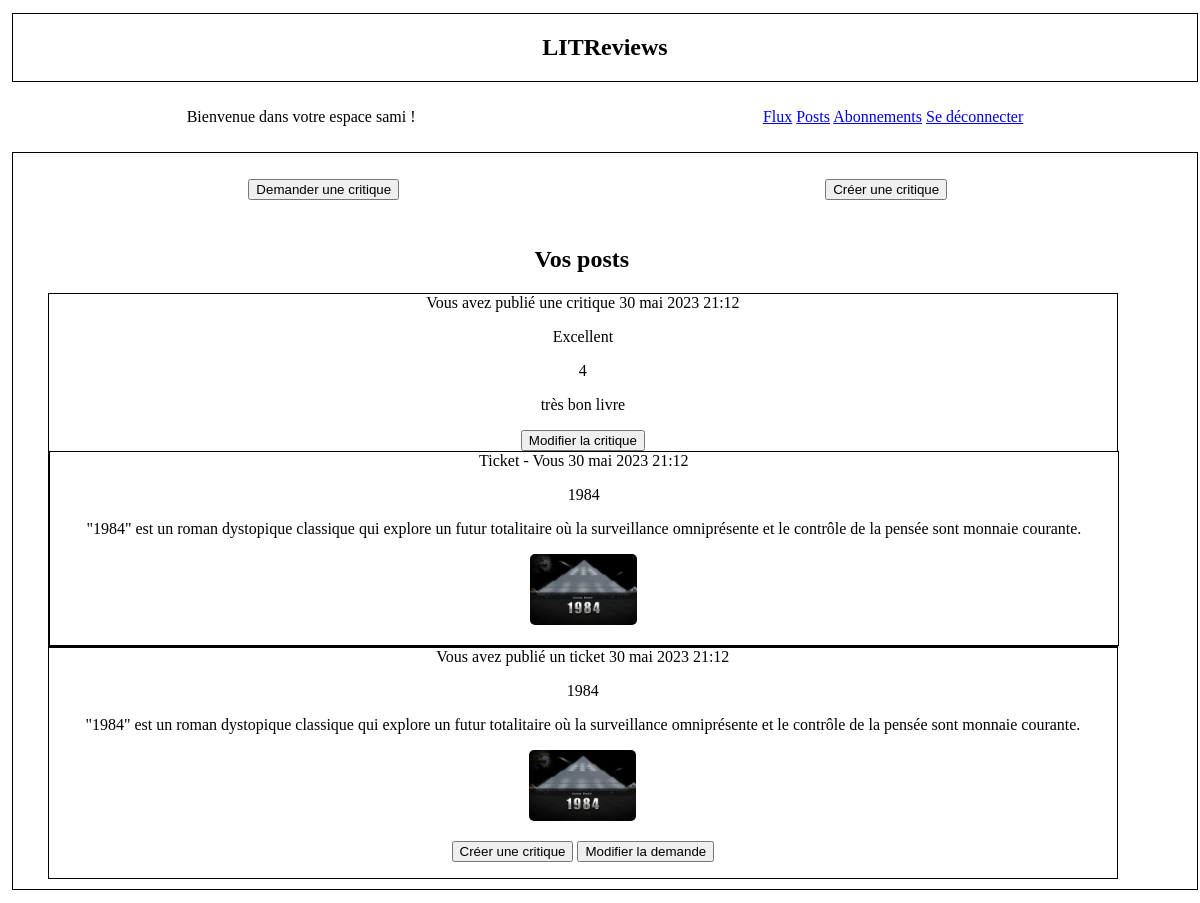
Before: /posts/ (signed in) with the older database file.
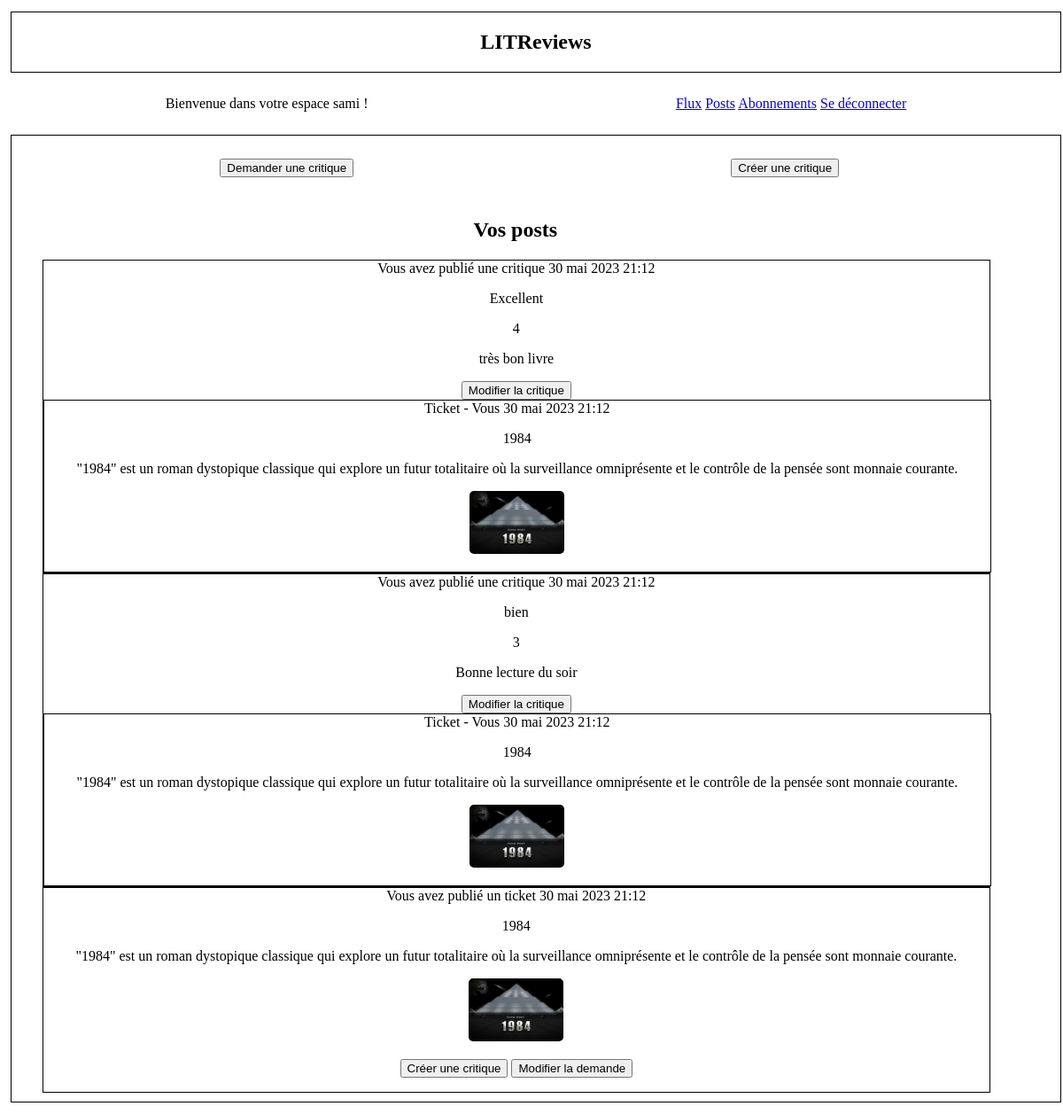
After: the same page with the newer database file.
### flux/models.py (models this page shows, shortened)
class Review(models.Model):
    ticket = models.ForeignKey(to=Ticket, on_delete=models.CASCADE)
    rating = models.PositiveSmallIntegerField(
        validators=[MinValueValidator(0), MaxValueValidator(5)]
    )
    user = models.ForeignKey(to=settings.AUTH_USER_MODEL,
                             on_delete=models.CASCADE)
    headline = models.CharField(max_length=128)
    body = models.TextField(max_length=8192, blank=True)
    time_created = models.DateTimeField(auto_now_add=True)
    objects = models.Manager()  # Ajout du gestionnaire d'objets par défaut

class Ticket(models.Model):
    IMAGE_MAX_SIZE = (250, 250)
    title = models.CharField(max_length=128)
    description = models.TextField(max_length=2048, blank=True)
    user = models.ForeignKey(to=settings.AUTH_USER_MODEL, on_delete=models.CASCADE)
    image = models.ImageField(null=True, blank=True)
    time_created = models.DateTimeField(auto_now_add=True)
    is_reviewed = models.BooleanField(default=False)
    objects = models.Manager()  # Ajout du gestionnaire d'objets par défaut

### flux/views.py (the view)
# urls.py: path('posts/', posts, name='posts'),
@login_required(login_url='/')
def posts(request):
    tickets = Ticket.objects.filter(user__exact=request.user)
    reviews = Review.objects.filter(user__exact=request.user)
    tickets = tickets.annotate(content_type=Value('TICKET', CharField()))
    reviews = reviews.annotate(content_type=Value('REVIEW', CharField()))
    posts = sorted(
        chain(reviews, tickets), key=lambda post: post.time_created,
        reverse=True
    )
    posts = list(posts)  # Convert the iterable to a list
    return render(request, 'flux/posts.html', {'posts': posts})

### flux/templates/flux/posts.html
{% extends 'base.html' %}
{% block content %}
{%  if user.is_authenticated %}
<div class="header">
    <div class="case">
        <p><input type=button onclick=window.location.href="{% url 'create_ticket'%}"; value="Demander une critique" /></p>
    </div>
    <div class="case">
        <p><input type=button onclick=window.location.href="{% url 'create_review_ticket'%}"; value="Créer une critique" /></p>
    </div>
</div>
<div class="content">
    <h2>Vos posts</h2>
    {% for post in posts %}
        {% if post.content_type == "TICKET" %}
            <div class="border">
                {% if post.user == user %}
                    Vous avez publié un ticket
                {% else %}
                    {{ post.user }} a demandé une critique
                {% endif %}
                {{ post.time_created }}
                <p>{{ post.title }}</p>
                <p>{{ post.description}}</p>
                <p>
                {% if post.image %}
                    <img src="{{ post.image.url }}">
                {% endif %}
                <p>
                    <input type=button onclick=window.location.href="{% url 'create_review' post.id %}"; value="Créer une critique" />
                    <input type=button onclick=window.location.href="{% url 'edit_ticket' post.id %}"; value="Modifier la demande" />
                </p>
                </p>
            </div>
        {% else %}
            <div class="border">
                {% if post.user == user %}
                    Vous avez publié une critique
                {% else %}
                    {{ post.user }} a publié une critique
                {% endif %}
                {{ post.time_created }}
                <p>{{ post.headline }}</p>
                <p>{{ post.rating }}</p>
                <p>{{ post.body }}</p>
                <input type=button onclick=window.location.href="{% url 'edit_review' post.id %}"; value="Modifier la critique" />
                <div class="border">
                    {% if post.ticket.user == user %}
                        Ticket - Vous
                    {% else %}
                        Ticket - {{ post.ticket.user }}
                    {% endif %}
                    {{ post.ticket.time_created }}
                    <p>{{ post.ticket.title }}</p>
                    <p>{{ post.ticket.description }}</p>
                    <p>
                        {% if post.ticket.image %}
                            <img src="{{ post.ticket.image.url }}">
                        {% endif %}
                    </p>
                </div>
            </div>
        {% endif %}
    {% endfor %}
</div>
{% endif %}
{% endblock content %}

Changed rows visible on the page:
added Review: shows "Vous avez publié une critique", time_created "30 mai 2023 21:12", headline "bien", rating "3", body "Bonne lecture du soir", id "Modifier la critique", shows "Ticket - Vous", ticket.time_created "30 mai 2023 21:12", ticket "1984", ticket.description "\"1984\" est un roman dystopique classique qui explore un futur totalitaire où la surveillance omniprésente et le contrôle de la pensée sont monnaie courante.", ticket.image (picture)
